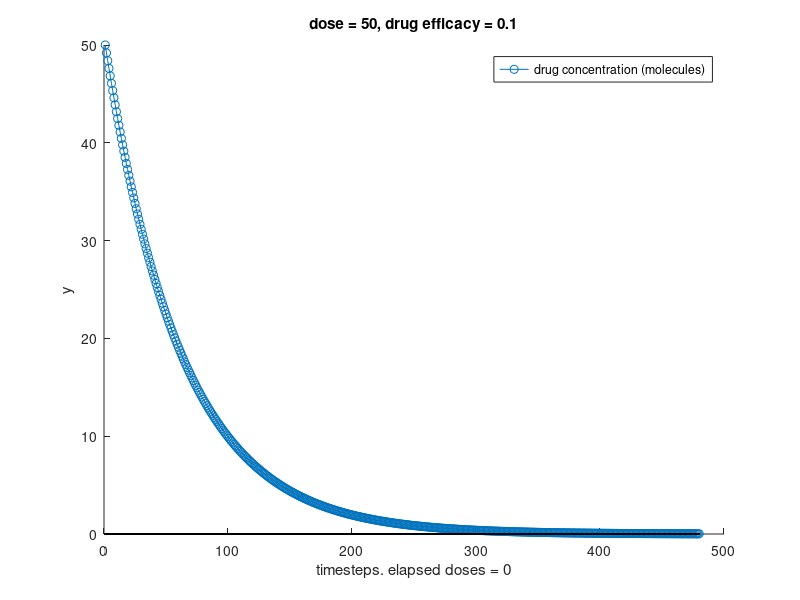
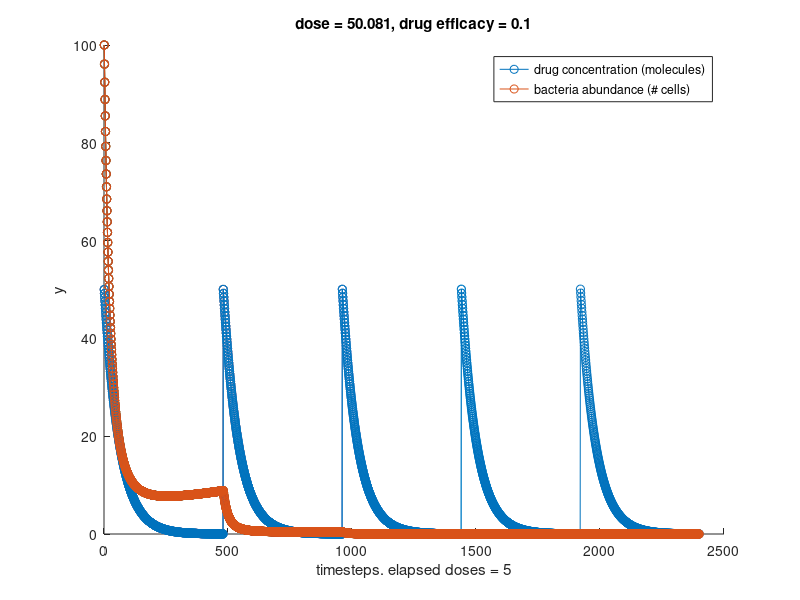
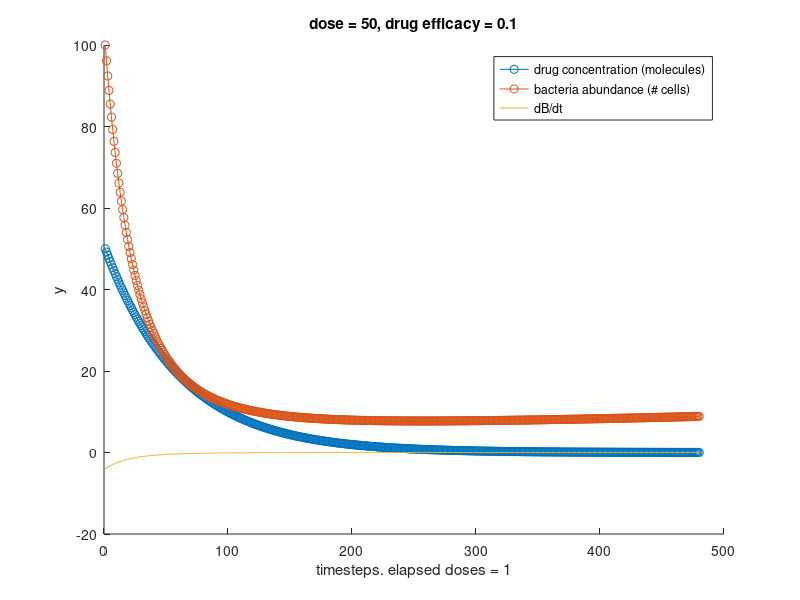

MATLAB code for these plots, in order:
%Group project 1 code
clearvars
close all
clc

format longg
%K = 20; %bacterial carrying capacity
%tend = 1440; %time between doses = 8 hours. 8*60 = 480 minutes
%dt = 1; %timestep = 1 minute
%nt = tend/dt; %nt = 2880001 timesteps for 8 hours; 300,000 for 5 hours
%trange = 0:dt:tend; %t = 0 to end of 8-hour period.
a = 1/61.3; %elimination half-life = 61.3 min
k = 1/100; %doubling time is 20 min for bacteria if there is unlimited food and space
g = 1/10; %1, 10, 100 # of bacterial cells killed per unit drug per minute
D1 = 50; %use molecules of amoxicillin - units need to match that of bacteria. 
          %initial drug concentration concides with peak plasma concentration for intravenous injection = 4.75 ug/mL for 250 mg dose
          %6.5 ug/mL for 500 mg dose,
          %or 8.5 ug/mL for 1000 mg dose (extrapolation)
B1 = 100;
l = 0; %before add in for loop
    tend = 480;
    doserange = 1:1:tend; %1 x 480 matrix. Still 1 to 480 regardless of which dose you are on. Only initial conditions change
    %tend2 = 480;

    %simple model works
    %F=@(t,y) [-a*y(1); k*y(2)]; %multiply by y(1) to prevent it from going to zero %F=@(t,y) [(-a*y(1)-1/g*y(2))*y(1)/100; k*(K-y(2))/K*y(2) - g*y(1)];
    
    %make more complicated
    F=@(t1,y1) [-a*y1(1); (k*y1(2) - g*y1(1))*y1(2)/100]; %assume no drug is used up via interaction with bacteria
    % multiply by 100 scaling so results aren't extreme, make it not too directly proportional so changes aren't too big at beginning
    %play around with magnitude of parameters so results don't go crazy or
    %diverge too quickly 
    
    [t1,y1] = ode45(F,doserange,[D1;B1]); %solve the differential equations

    %add derivative of bacterial cell abundance to plot as well to more
    %easily locate the fixed points where dB/dt = 0
    dBdt = zeros(tend,1); %B values are stored in y1(2) 
    for r=1:tend
        dBdt(r) = (k*y1(r,2) - g*y1(r,1))*y1(r,2)/100; %drug concentrations are in y1(:,2) and drug concentrations are in y1(:,1)
    end
    tdBdt = horzcat(t1,dBdt);

    figure, hold on %plot of drug
    plot(t1,y1(:,1),'-o')
    plot(t1,0,'Color','black')
    %plot(t+t*l,y(:,2),'-o') 
    ylabel('y');
    xlabel('time')
    xlabel(['timesteps. elapsed doses = ' num2str(l)]);
    legend('drug concentration (molecules)') %legend('drug concentration (ug/mL)','bacteria abundance (# cells)')
    title(['dose = ' num2str(D1) ', drug efficacy = ' num2str(g)]);
    hold off 

    figure, hold on %plot of bacteria
    %plot(t+t*l,y(:,1),'-o') 
    plot(t1,y1(:,2),'-o') 
    ylabel('y');
    xlabel('time')
    xlabel(['timesteps. elapsed doses = ' num2str(l)]);
    legend('bacteria abundance (# cells)')
    title(['dose = ' num2str(D1) ', drug efficacy = ' num2str(g)]);
    hold off 

    figure, hold on %plot of bacteria and drug together
    plot(t1,y1(:,1),'-o') 
    plot(t1,y1(:,2),'-o')
    plot(t1,dBdt)
    ylabel('y');
    xlabel('time')
    xlabel(['timesteps. elapsed doses = ' num2str(1)]);
    legend('drug concentration (molecules)','bacteria abundance (# cells)','dB/dt')
    title(['dose = ' num2str(D1) ', drug efficacy = ' num2str(g)]);
    hold off 



    %dose 2
    %
    %
    %
    %set initial conditions for next dose
    if y1(length(y1(:,1)),2) < 0 %if population dropped below zero, make zero
        B1 = 0;
    else
        B1 = y1(length(y1(:,1)),2); %else, set final concentration of bacteria as initial concentration for next time period
    end 
    if y1(length(y1(:,1)),1) < 0 %if drug concentration fell below zero
        D1 = 50;
    else 
        D1 = y1(length(y1(:,1)),1) + D1; %where we left off + new dose (D1)
    end 
    
    
    F=@(t2,y2) [-a*y2(1); (k*y2(2) - g*y2(1))*y2(2)/100]; %assume no drug is used up via interaction with bacteria
    % multiply by 100 scaling so results aren't extreme, make it not too directly proportional so changes aren't too big at beginning
    %play around with magnitude of parameters so results don't go crazy or
    %diverge too quickly 
    
    [t2,y2] = ode45(F,doserange,[D1;B1]);

    ttotal = 1:1:960;
    ytotal = [y1;y2];
   

    dBdt2 = zeros(tend,1); %B values are stored in y1(2) 
    for r=1:tend
        dBdt2(r) = (k*y2(r,2) - g*y2(r,1))*y2(r,2)/100; %drug concentrations are in y1(:,2) and drug concentrations are in y1(:,1)
    end
    tdBdt2 = horzcat((481:1:960)',dBdt2);

    dBdt_total = [dBdt;dBdt2]; %actually derives don't look good on graph

    figure(2), hold on %plot of bacteria and drug together
    plot(ttotal,ytotal(:,1),'-o') 
    plot(ttotal,ytotal(:,2),'-o') 
    %plot(ttotal,dBdt_total)
    ylabel('y');
    xlabel('time')
    xlabel(['timesteps. elapsed doses = ' num2str(2)]);
    legend('drug concentration (molecules)','bacteria abundance (# cells)')
    title(['dose = ' num2str(D1) ', drug efficacy = ' num2str(g)]);
    hold off





    %dose 3
    %
    %
    %
     %set initial conditions for next dose
    if y2(length(y2(:,1)),2) < 0 %if population dropped below zero, make zero
        B1 = 0;
    else
        B1 = y2(length(y2(:,1)),2); %else, set final concentration of bacteria as initial concentration for next time period
    end 
    if y2(length(y2(:,1)),1) < 0 %if drug concentration fell below zero
        D1 = 500000;
    else 
        D1 = y2(length(y2(:,1)),1) + D1; %where we left off + new dose (D1)
    end 
    
    
    F=@(t3,y3) [-a*y3(1); (k*y3(2) - g*y3(1))*y3(2)/100]; %assume no drug is used up via interaction with bacteria
    % multiply by 100 scaling so results aren't extreme, make it not too directly proportional so changes aren't too big at beginning
    %play around with magnitude of parameters so results don't go crazy or
    %diverge too quickly 
    
    [t3,y3] = ode45(F,doserange,[D1;B1]);

    ttotal = 1:1:(3*tend);
    ytotal = [y1;y2;y3];
    
    %find fixed point
    dBdt3 = zeros(tend,1); %B values are stored in y1(2) 
    for r=1:tend
        dBdt3(r) = (k*y3(r,2) - g*y3(r,1))*y3(r,2)/100; %drug concentrations are in y1(:,2) and drug concentrations are in y1(:,1)
    end
    tdBdt3 = horzcat(((tend*2+1):1:(tend*3))',dBdt3);

    figure(2), hold on %plot of bacteria and drug together
    plot(ttotal,ytotal(:,1),'-o') 
    plot(ttotal,ytotal(:,2),'-o') 
    ylabel('y');
    xlabel('time')
    xlabel(['timesteps. elapsed doses = ' num2str(3)]);
    legend('drug concentration (molecules)','bacteria abundance (# cells)')
    title(['dose = ' num2str(D1) ', drug efficacy = ' num2str(g)]);
    hold off
    

    
    %dose 4
    %
    %
    %
    %set initial conditions for next dose
    if y3(length(y3(:,1)),2) < 0 %if population dropped below zero, make zero
        B1 = 0;
    else
        B1 = y3(length(y3(:,1)),2); %else, set final concentration of bacteria as initial concentration for next time period
    end 
    if y3(length(y3(:,1)),1) < 0 %if drug concentration fell below zero
        D1 = 500000;
    else 
        D1 = y3(length(y3(:,1)),1) + D1; %where we left off + new dose (D1)
    end 
    
    F=@(t4,y4) [-a*y4(1); (k*y4(2) - g*y4(1))*y4(2)/100]; %assume no drug is used up via interaction with bacteria
    % multiply by 100 scaling so results aren't extreme, make it not too directly proportional so changes aren't too big at beginning
    %play around with magnitude of parameters so results don't go crazy or
    %diverge too quickly 
    
    [t4,y4] = ode45(F,doserange,[D1;B1]);

    ttotal = 1:1:(4*tend);
    ytotal = [y1;y2;y3;y4];
    
    %find fixed point
    dBdt4 = zeros(tend,1); %B values are stored in y1(2) 
    for r=1:tend
        dBdt4(r) = (k*y4(r,2) - g*y4(r,1))*y4(r,2)/100; %drug concentrations are in y1(:,2) and drug concentrations are in y1(:,1)
    end
    tdBdt4 = horzcat(((tend*3+1):1:(tend*4))',dBdt4);

    figure(2), hold on %plot of bacteria and drug together
    plot(ttotal,ytotal(:,1),'-o') 
    plot(ttotal,ytotal(:,2),'-o') 
    ylabel('y');
    xlabel('time')
    xlabel(['timesteps. elapsed doses = ' num2str(4)]);
    legend('drug concentration (molecules)','bacteria abundance (# cells)')
    title(['dose = ' num2str(D1) ', drug efficacy = ' num2str(g)]);
    hold off
    



    %
    %
    %
    %dose 5
    %
    %



    if y4(length(y4(:,1)),2) < 0 %if population dropped below zero, make zero
        B1 = 0;
    else
        B1 = y4(length(y4(:,1)),2); %else, set final concentration of bacteria as initial concentration for next time period
    end 
    if y4(length(y4(:,1)),1) < 0 %if drug concentration fell below zero
        D1 = 500000;
    else 
        D1 = y4(length(y4(:,1)),1) + D1; %where we left off + new dose (D1)
    end 
    
    F=@(t5,y5) [-a*y5(1); (k*y5(2) - g*y5(1))*y5(2)/100]; %assume no drug is used up via interaction with bacteria
    % multiply by 100 scaling so results aren't extreme, make it not too directly proportional so changes aren't too big at beginning
    %play around with magnitude of parameters so results don't go crazy or
    %diverge too quickly 
    
    [t5,y5] = ode45(F,doserange,[D1;B1]);

    ttotal = 1:1:(5*tend);
    ytotal = [y1;y2;y3;y4;y5];
    
    %find fixed point
    dBdt5 = zeros(tend,1); %B values are stored in y1(2) 
    for r=1:tend
        dBdt5(r) = (k*y5(r,2) - g*y5(r,1))*y5(r,2)/100; %drug concentrations are in y1(:,2) and drug concentrations are in y1(:,1)
    end
    tdBdt5 = horzcat(((tend*4+1):1:(tend*5))',dBdt5);

    figure(2), hold on %plot of bacteria and drug together
    plot(ttotal,ytotal(:,1),'-o') 
    plot(ttotal,ytotal(:,2),'-o') 
    ylabel('y');
    xlabel('time')
    xlabel(['timesteps. elapsed doses = ' num2str(5)]);
    legend('drug concentration (molecules)','bacteria abundance (# cells)')
    title(['dose = ' num2str(D1) ', drug efficacy = ' num2str(g)]);
    hold off
    
    %observe at what point in time bacterial cell count falls below zero
    M = horzcat(ttotal',ytotal);
